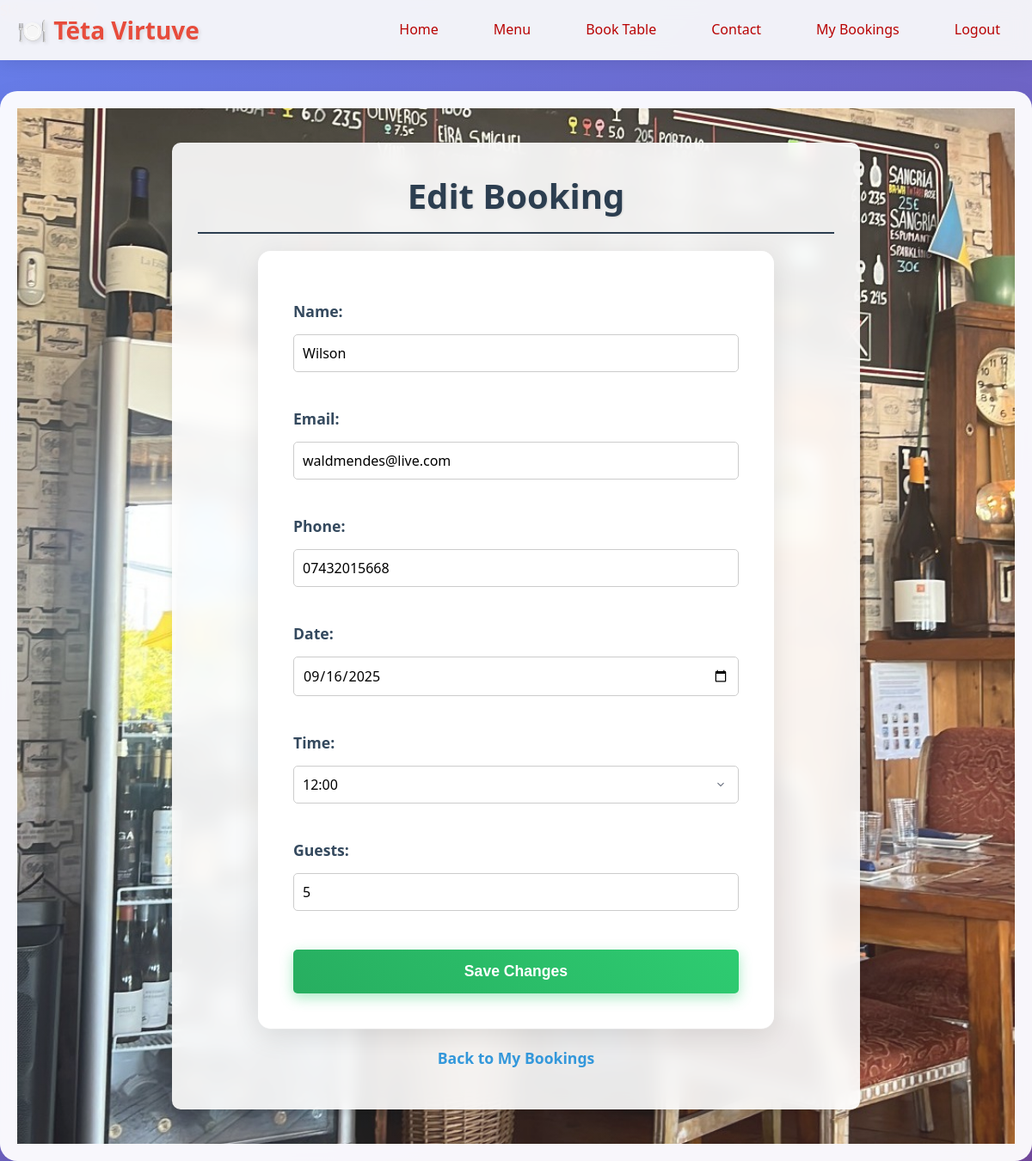
The app's page /booking/8/edit/ (signed in) with its own data.
### bookings/models.py (models this page shows, shortened)
class Booking(models.Model):
    user = models.ForeignKey(User, on_delete=models.CASCADE, related_name='bookings', null=True, blank=True)
    name = models.CharField(max_length=100)
    email = models.EmailField(max_length=254, null=True, blank=True)
    phone = models.CharField(max_length=15)
    date = models.DateField()
    time = models.TimeField()
    guests = models.IntegerField()
    tables = models.ManyToManyField(Table, related_name='bookings')
    created_at = models.DateTimeField(auto_now_add=True)
    updated_at = models.DateTimeField(auto_now=True)
    class Meta:
        ordering = ['-created_at']

### bookings/views.py (the view)
# urls.py: path('booking/<int:booking_id>/edit/', views.edit_booking, name='edit_booking'),
@login_required
def edit_booking(request, booking_id):
    booking = get_object_or_404(Booking, Q(id=booking_id, user=request.user) | Q(id=booking_id, email=request.user.email))
    times = []
    start = time(12, 0)
    end = time(22, 30)
    interval = timedelta(minutes=15)
    current = datetime.combine(datetime.min, start)
    while current.time() <= end:
        times.append(current.strftime('%H:%M'))
        current += interval
    if request.method == 'POST':
        form = BookingEditForm(request.POST, instance=booking)
        if form.is_valid():
            booking_date = form.cleaned_data['date']
            booking_time = form.cleaned_data['time']
            booking_datetime = datetime.combine(booking_date, booking_time)
            if booking_datetime < datetime.now():
                messages.error(request, 'Cannot edit a booking for a past date and time.')
                return render(request, 'bookings/edit_booking.html', {'form': form, 'booking': booking, 'times': times})
            guests = form.cleaned_data['guests']
            available = available_tables(booking_date, booking_time, guests, exclude_booking=booking)
            if not available:
                messages.error(request, f'No available tables for {guests} guests at {booking_time.strftime("%H:%M")} on {booking_date}. Please choose another time.')
                return render(request, 'bookings/edit_booking.html', {'form': form, 'booking': booking, 'times': times})
            updated_booking = form.save()
            updated_booking.tables.set(available)
            messages.success(request, 'Booking updated successfully!')
            return redirect('dashboard')
        else:
            return render(request, 'bookings/edit_booking.html', {'form': form, 'booking': booking, 'times': times})
    else:
        form = BookingEditForm(instance=booking)
    return render(request, 'bookings/edit_booking.html', {'form': form, 'booking': booking, 'times': times})

### bookings/forms.py
class BookingEditForm(forms.ModelForm):
    date = forms.DateField(widget=forms.DateInput(attrs={'type': 'date'}))
    class Meta:
        model = Booking
        fields = ['name', 'email', 'phone', 'date', 'time', 'guests']
        widgets = {
            'name': forms.TextInput(attrs={'class': 'form-control'}),
            'email': forms.EmailInput(attrs={'class': 'form-control'}),
            'phone': forms.TextInput(attrs={'class': 'form-control'}),
            'time': forms.TimeInput(attrs={'class': 'form-control'}),
            'guests': forms.NumberInput(attrs={'class': 'form-control', 'min': '1', 'max': '20'}),
        }
    def __init__(self, *args, **kwargs):
        super().__init__(*args, **kwargs)
        times = []
        start = datetime.strptime("12:00", "%H:%M")
        end = datetime.strptime("22:00", "%H:%M")
        current = start
        while current <= end:
            time_str = current.strftime("%H:%M")
            times.append((time_str, time_str))
            current += timedelta(minutes=15)
        self.fields['time'].widget = forms.Select(choices=times, attrs={'class': 'form-control'})

### bookings/templatetags/custom_filters.py (called while the page is built)
@register.filter
def to_list(messages):
    message_list = []
    for message in messages:
        if isinstance(message, Message):
            message_list.append({
                'text': message.message,
                'tags': message.tags,
            })
    return message_list

### bookings/templates/bookings/edit_booking.html (shortened to what this page needs)
{% extends 'bookings/base.html' %}
{% load static %}
{% block content %}
<!DOCTYPE html>
<html lang="en">
<head>
    {% load static %}
    <link rel="stylesheet" href="{% static 'bookings/styles.css' %}">
</head>
<body>
    <div class="background-image-edit-booking">
        <div class="container">
            <h1>Edit Booking</h1>
            <form method="post" class="booking-form">
                <label for="id_name">Name:</label>
                <input type="text" id="id_name" name="name" value="{{ booking.name }}" required>
                <label for="id_email">Email:</label>
                <input type="email" id="id_email" name="email" value="{{ booking.email }}" required>
                <label for="id_phone">Phone:</label>
                <input type="tel" id="id_phone" name="phone" value="{{ booking.phone }}" required>
                <label for="id_date">Date:</label>
                <input type="date" id="id_date" name="date" value="{{ booking.date|date:'Y-m-d' }}" required>
                <label for="id_time">Time:</label>
                <select id="id_time" name="time" required>
                    {% for t in times %}
                        <option value="{{ t }}" {% if t|time:"H:i" == booking.time|time:"H:i" %}selected{% endif %}>{{ t }}</option>
                    {% endfor %}
                </select>
                <label for="id_guests">Guests:</label>
                <input type="number" id="id_guests" name="guests" value="{{ booking.guests }}" min="1" required>
                <button type="submit" class="btn confirm">Save Changes</button>
            </form>
            <p class="text-center mt-4"><a href="{% url 'dashboard' %}">Back to My Bookings</a></p>
        </div>
    </div>
</body>
</html>
{% endblock %}

### bookings/static/bookings/css/styles.css (style rules this page uses)
* { margin: 0; padding: 0; box-sizing: border-box; }
body { font-family: 'Segoe UI', Tahoma, Geneva, Verdana, sans-serif; line-height: 1.6; color: #333; background: linear-gradient(135deg, #667eea 0%, #764ba2 100%); min-height: 100vh; }
.container { max-width: 100%; margin: 80px auto 0; padding: 20px; background: rgba(255, 255, 255, 0.95); backdrop-filter: blur(10px); border-radius: 20px; box-shadow: 0 20px 40px rgba(0, 0, 0, 0.1); min-height: calc(100vh - 100px); }
.btn { display: inline-block; padding: 15px 30px; background: linear-gradient(45deg, #e74c3c, #c0392b); color: white; text-decoration: none; border-radius: 50px; font-weight: bold; font-size: 1.1rem; transition: all 0.3s ease; border: none; cursor: pointer; box-shadow: 0 5px 15px rgba(231, 76, 60, 0.4); position: relative; overflow: hidden; }
h1 { color: #2c3e50; margin-bottom: 30px; text-align: center; font-size: 2.5rem; text-shadow: 1px 1px 2px rgba(0, 0, 0, 0.1); background-color: rgbs( 255, 255, 255, 0.35); }
form { background: rgba(255, 255, 255, 0.95); padding: 40px; border-radius: 15px; box-shadow: 0 10px 30px rgba(0, 0, 0, 0.1); max-width: 600px; margin: 0 auto; backdrop-filter: blur(5px); border: 1px solid rgba(255, 255, 255, 0.3); }
label { display: block; margin-bottom: 8px; font-weight: 600; color: #2c3e50; font-size: 1.1rem; }
input[type="text"], input[type="email"], input[type="tel"], input[type="date"], input[type="number"], select, textarea { width: 100%; padding: 15px; margin-bottom: 25px; border: 2px solid #ecf0f1; border-radius: 10px; font-size: 1rem; transition: all 0.3s ease; background: rgba(255, 255, 255, 0.9); font-family: 'Segoe UI', Tahoma, Geneva, Verdana, sans-serif; }
select { cursor: pointer; appearance: none; background-position: right 12px center; background-repeat: no-repeat; background-size: 16px; padding-right: 40px; }
.confirm { background: linear-gradient(45deg, #27ae60, #2ecc71); color: white; padding: 15px 40px; border: none; border-radius: 50px; font-size: 1.1rem; font-weight: bold; cursor: pointer; transition: all 0.3s ease; box-shadow: 0 5px 15px rgba(46, 204, 113, 0.4); width: 100%; margin-top: 10px; }
a { color: #e74c3c; text-decoration: none; transition: all 0.3s ease; }
p { margin-bottom: 15px; font-size: 1.1rem; line-height: 1.6; }
html { scroll-behavior: smooth; }
.background-image-edit-booking { background: linear-gradient(rgba(255, 255, 255, 0.1), rgba(255, 255, 255, 0.1)), url("/static/bookings/Images/Barview2.jpg") center/cover; min-height: 100vh; padding: 40px; }
.background-image-edit-booking .container { max-width: 800px; margin: auto; background-color: rgba(255, 255, 255, 0.9); padding: 30px; border-radius: 10px; box-shadow: 0 4px 8px rgba(0, 0, 0, 0.1); }
.background-image-edit-booking h1 { color: #2c3e50; font-size: 2.5em; font-weight: bold; text-align: center; margin-bottom: 20px; border-bottom: 2px solid #2c3e50; padding-bottom: 10px; }
.background-image-edit-booking .booking-form label { font-weight: 600; color: #34495e; margin-top: 15px; display: block; }
.background-image-edit-booking .booking-form input[type="text"], .background-image-edit-booking .booking-form input[type="email"], .background-image-edit-booking .booking-form input[type="tel"], .background-image-edit-booking .booking-form input[type="date"], .background-image-edit-booking .booking-form input[type="number"], .background-image-edit-booking .booking-form select { width: 100%; padding: 10px; margin-top: 5px; border: 1px solid #ccc; border-radius: 5px; box-sizing: border-box; font-size: 16px; }
.background-image-edit-booking .booking-form button { width: 100%; padding: 15px; margin-top: 20px; background-color: #e74c3c; color: white; font-size: 1.1em; font-weight: bold; border: none; border-radius: 5px; cursor: pointer; transition: background-color 0.3s ease; }
.background-image-edit-booking .text-center { text-align: center; margin-top: 20px; }
.background-image-edit-booking .text-center a { color: #3498db; text-decoration: none; font-weight: 600; transition: color 0.3s ease; }

### records on screen
Booking: name "Wilson", email "waldmendes@live.com", phone "07432015668", date "09/16/2025", guests "5"

### other values on screen
form field time "12:00"
